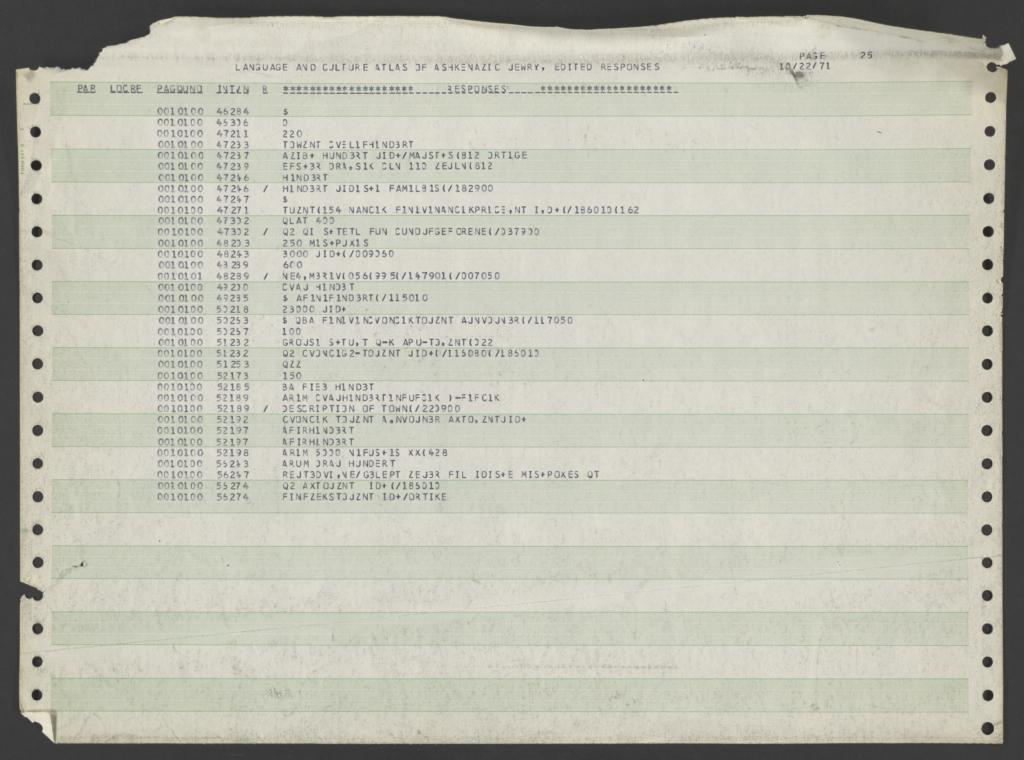
#> input picture source_data/image.jpg, 1024 x 760 px
$ jupyter execute --allow-errors OCR_Test.ipynb   (shell and % lines are left out)
#> lines starting #> are read from the running program, lines starting #| are printed output that depends on the picture; after the words box and inside, x2 and y2 are one past the last pixel; in counts of white or black regions, pixels touching at a corner belong together
[cell 1]
import cv2
import pytesseract

[cell 2]
originalImage = cv2.imread('source_data/image.jpg')
#> originalImage is the input picture: shape (760, 1024, 3); mean B, G, R 177.8, 190.6, 190.7
grayImage = cv2.cvtColor(originalImage, cv2.COLOR_BGR2GRAY)
(thresh, blackAndWhiteImage) = cv2.threshold(grayImage, 127, 255, cv2.THRESH_BINARY)
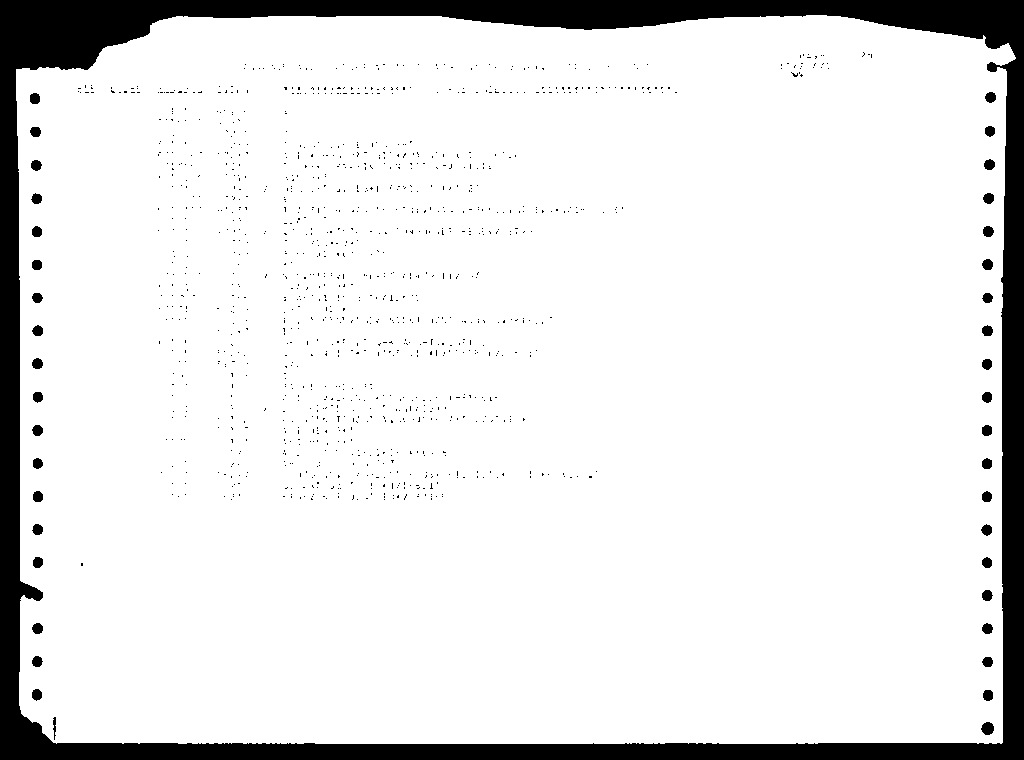
#> blackAndWhiteImage: shape (760, 1024); 89.8% white; 1214 black regions (1174 under 20 px), largest, box (x1, y1, x2, y2) and area: (0, 0, 1024, 760) 73691, (981, 722, 994, 735) 129, (983, 226, 994, 237) 96
